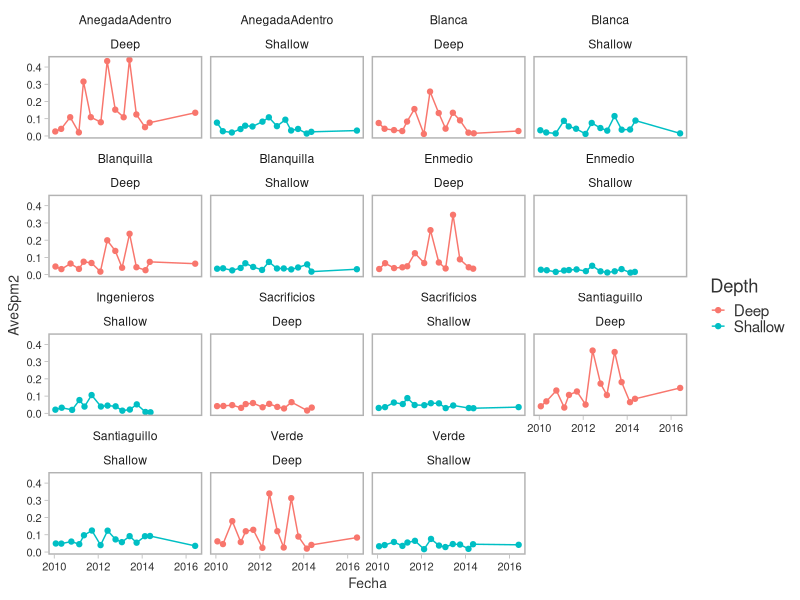
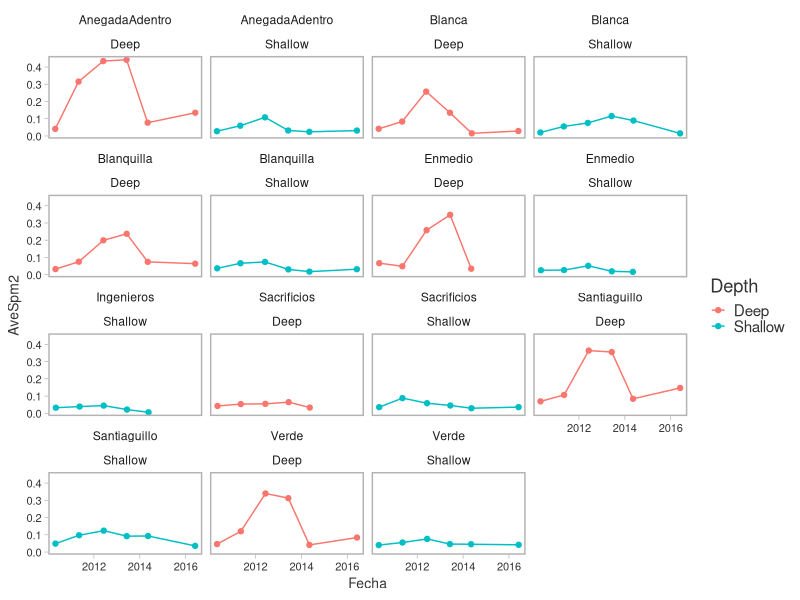
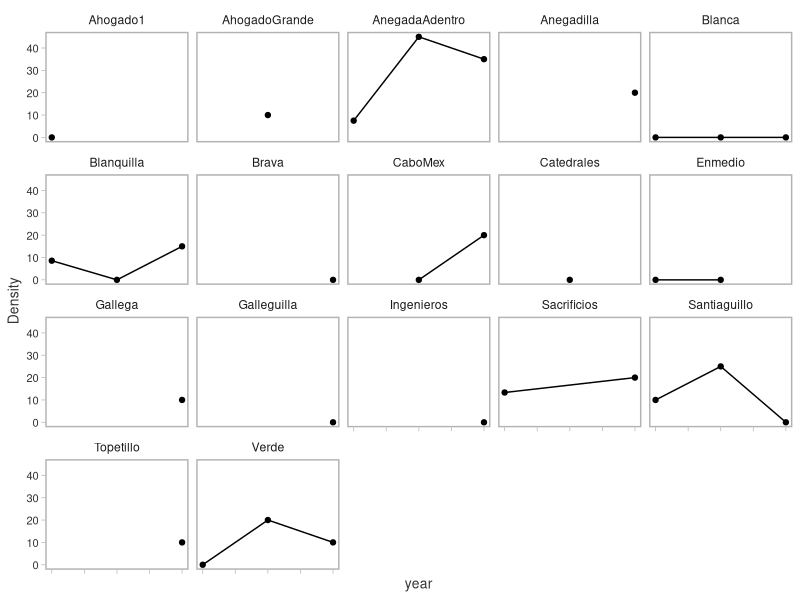
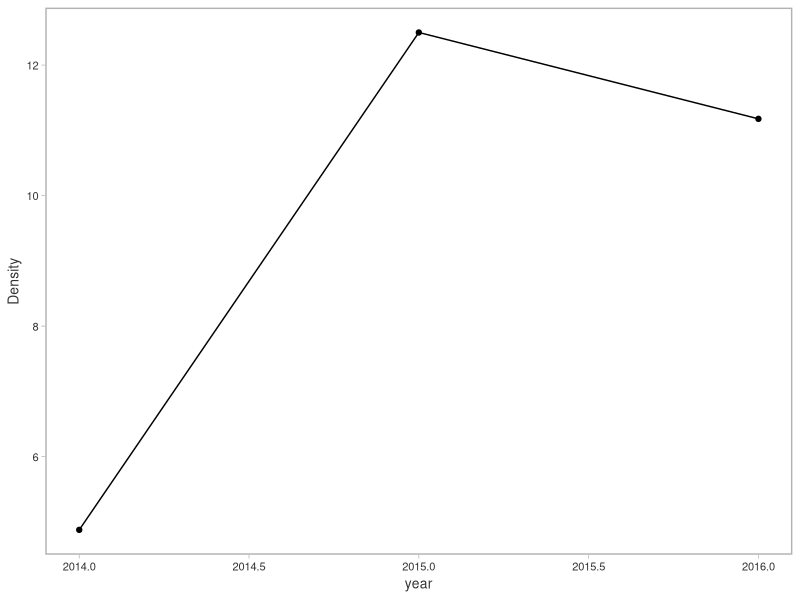

Recreate these plots in R, in order.
## ---- chunk 1
#knitr::opts_chunk$set(echo = FALSE)
#code_folding: hide
## ---- chunk 2
rm(list = ls())

#load
#library(plyr)
#library(tidyr)
library(reshape2)
library(dplyr)
library(ggplot2)
library(zoo)
#library(pvclust)

#A custom theme for ggplot####
theme_gg <- function(base_size = 11, base_family = "") {
  theme_light() +
    theme(
      panel.grid.major = element_blank(),
      panel.grid.minor = element_blank(),
      strip.background = element_rect(fill = NA, colour = NA),
      strip.text.x = element_text(colour = "grey10"),
      axis.text = element_text(colour = "grey20",size=8),
      axis.title = element_text(colour = "grey20",size=10),
      legend.title = element_text(colour = "grey20", size = rel(1.2)),
      panel.border = element_rect(fill = NA, colour = "grey70", size = 1),
      legend.key.size = unit(0.8, "lines"),
      legend.text = element_text(size = rel(1), colour = "grey20"),
      legend.key = element_rect(colour = NA)
    )
}
## ---- chunk 3
#Read and manipulate data####
d10_14 <- read.table("data/PNSAVFish10to14.csv",sep=",", header=T)
d16 <- read.table("data/PNSAVFish16.csv",sep=",", header=T)
dLF <- read.table("data/LFPNSAV14_16.csv",sep=",", header=T)

d10_14_melt <- reshape2::melt(d10_14, id.vars = c("Sitio", "Fecha","Profundidad",
                                                  "Transecto"),
                    variable.name = "Species", value.name = "Abundance")

d10_14_melt <- merge((summarise(group_by(d10_14_melt,Sitio,Fecha,Profundidad),
                             sumSpm2 = (sum(Abundance,na.rm = T))/200)), 
                  (summarise(group_by(d10_14_melt,Sitio,Fecha,Profundidad),
                             AveSpm2 = (mean(Abundance,na.rm = T))/200)))

d16_melt <- merge((summarise(group_by(d16,Sitio,Fecha,Profundidad),
                             sumSpm2 = (sum(Abundancia,na.rm = T))/200)), 
                  (summarise(group_by(d16,Sitio,Fecha,Profundidad),
                             AveSpm2 = (mean(Abundancia,na.rm = T))/200)))

d <- rbind(d10_14_melt,d16_melt)
d$Fecha <- as.Date(d$Fecha, "%d-%b-%y")
d$Depth <- ifelse(d$Profundidad >=6, "Deep", "Shallow")

dLF <- dplyr::mutate(dLF, Area = 500*Transectos)
dLF <- dplyr::filter(dLF, Transectos != 0)
dLF <- dplyr::select(dLF, Sitio, Fecha, Profundidad, LFCount, Area)
dLF$Fecha <- as.Date(dLF$Fecha, "%d-%b-%y")
dLF$Season <- rep("Spring") 
dLF$year<-as.numeric(format(dLF$Fecha, "%Y"))

dLF_sum1 <- merge(summarise(group_by(dLF,year,Season,Sitio),
                             LFCount = (sum(LFCount,na.rm = T))),
                  summarise(group_by(dLF,year,Season,Sitio),
                             Area = (sum(Area,na.rm = T))))
dLF_sum1 <- dplyr::mutate(dLF_sum1, Density = (LFCount/Area)*10000) #LF dens per 100m-2

#now PNSAV wide
dLF_sum2 <- merge(summarise(group_by(dLF,year,Season),
                             LFCount = (sum(LFCount,na.rm = T))),
                  summarise(group_by(dLF,year,Season),
                             Area = (sum(Area,na.rm = T))))
dLF_sum2 <- dplyr::mutate(dLF_sum2, Density = (LFCount/Area)*10000) #LF dens per Ha

#Convert dates to seasons and chose spring/summer only
      yq <- as.yearqtr(as.yearmon(d$Fecha, "%d-%b-%y") + 1/12)
      d$Season <- factor(format(yq, "%q"), levels = 1:4, 
      labels = c("winter", "spring", "summer", "fall"))
tseason <- cbind("spring","summer")
d_season <- dplyr::filter(d, Season %in% tseason)

## ---- chunk 4
#Fish community
ggplot(data=d, aes(x=Fecha, y=AveSpm2, group = Depth, colour = Depth)) +
    geom_point() + geom_line() + facet_wrap(c("Sitio", "Depth")) +
  theme_gg()

ggplot(data=d_season, aes(x=Fecha, y=AveSpm2, group = Depth, colour = Depth)) +
    geom_point() + geom_line() + facet_wrap(c("Sitio", "Depth")) +
  theme_gg()
## ---- chunk 5
#LF
ggplot(data = dLF_sum1, aes(x=year, y=Density)) +
  geom_point() + geom_line() + facet_wrap(c("Sitio")) +
  theme_gg() + 
  theme(axis.text.x = element_blank())

ggplot(data = dLF_sum2, aes(x=year, y=Density)) +
  geom_point() + geom_line() +
  theme_gg()
